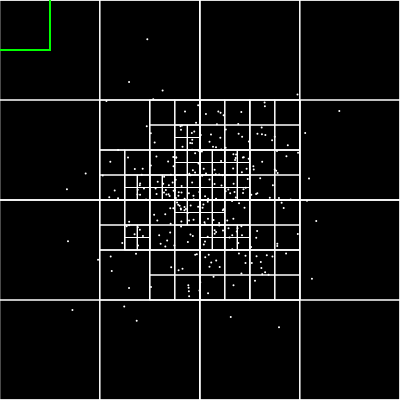
Frame 1 (no input)
Frame 60 (no input): identical to frame 1, image omitted
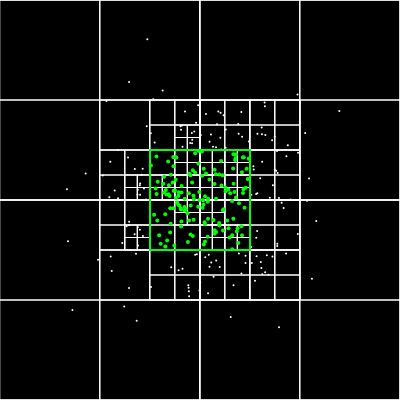
Frame 120 (the mouse pressed at the canvas centre since frame 60)

The p5.js sketch that drew these frames (run headless with seeded random() and noise() and a simulated clock; from frame 60 on, the mouse is pressed at the canvas centre):

// p5.js sketch
// ── sketch.js
let qtree;


function setup() {
    createCanvas(400,400);
    background(255);
    let boundary = new Rectangle(200, 200, 200, 200);
    qtree = new QuadTree(boundary, 4);
    for (let i = 0; i < 300; i++) {
        let x = randomGaussian(width / 2, width / 8);
        let y = randomGaussian(height / 2, height / 8);
        let p = new Point(x, y);
        qtree.insert(p);
    }
}

function draw() {

    background(0);
    qtree.show();

    stroke(0, 255, 0);
    rectMode(CENTER);
    let range = new Rectangle(mouseX, mouseY, 50, 50)
    rect(range.x, range.y, range.w * 2, range.h * 2);
    let points = qtree.query(range);
    for (let p of points) {
        strokeWeight(4);
        point(p.x, p.y)
    }
}
// ── quadtree.js
class Point {
    constructor(x,y) {
        this.x = x;
        this.y = y;
    }
}

class Rectangle {
    constructor(x,y,w,h) {
        this.x = x;
        this.y = y;
        this.w = w;
        this.h = h;
    }
    // checks to see if there is a point within a branch
    contains(point) {
        return (point.x >= this.x - this.w &&
            point.x <= this.x + this.w &&
            point.y >= this.y - this.h &&
            point.y <= this.y + this.h);
    }

    intersects(range) {
        return !(range.x - range.w > this.x + this.w ||
            range.x + range.w < this.x - this.w ||
            range.y - range.h > this.y + this.h ||
            range.y + range.h < this.y - this.h);     
    }
}

class QuadTree {
    constructor(boundary, n) {
        this.boundary = boundary;
        this.capacity = n;
        this.points = [];
        this.divided = false;
    }
// Partition branch into leaves
// technically 1,2,3,4 = NW,NE,SW,SE
    subdivide() {
        let x = this.boundary.x;
        let y = this.boundary.y;
        let w = this.boundary.w;
        let h = this.boundary.h;

        let ne = new Rectangle(x + w/2, y - h/2, w/2, h/2);
        this.northeast = new QuadTree(ne, this.capacity);
        let nw = new Rectangle(x - w/2, y - h/2, w/2, h/2);
        this.northwest = new QuadTree(nw, this.capacity);
        let se = new Rectangle(x + w/2, y + h/2, w/2, h/2);
        this.southeast = new QuadTree(se, this.capacity);
        let sw = new Rectangle(x - w/2, y + h/2, w/2, h/2);
        this.southwest = new QuadTree(sw, this.capacity);
        this.divided = true;
    }

    insert(point) {
        // If no point is contained, back out
        if (!this.boundary.contains(point)) {
            return false;
        }

        if (this.points.length < this.capacity) {
            this.points.push(point);
            return true;
        } else {
            if (!this.divided) {
                this.subdivide();
            }
            if (this.northeast.insert(point)) {
                return true;
            } else if (this.northwest.insert(point)) {
                return true;
            } else if (this.southeast.insert(point)) {
                return true;
            } else if (this.southwest.insert(point)) {
                return true;
        }
    }
}

query(range, found) {
    if (!found) {
        found = [];
    }
    if (!this.boundary.intersects(range)) {
        return;
    } else {
        for (let p of this.points) {
            if (range.contains(p)) {
                found.push(p);
            }
        }
        if (this.divided) {
            this.northwest.query(range, found);
            this.northeast.query(range, found);
            this.southwest.query(range, found);
            this.southeast.query(range, found);
        }
    }
    return found;
}

    show() {
        stroke(255);
        noFill();
        strokeWeight(1);
        rectMode(CENTER);
        rect(this.boundary.x, this.boundary.y, this.boundary.w * 2, this.boundary.h * 2)
        if (this.divided) {
            this.northeast.show();
            this.northwest.show();
            this.southeast.show();
            this.southwest.show();
        }
        for (let p of this.points) {
            strokeWeight(2);
            point(p.x, p.y)
        }
    }
}
